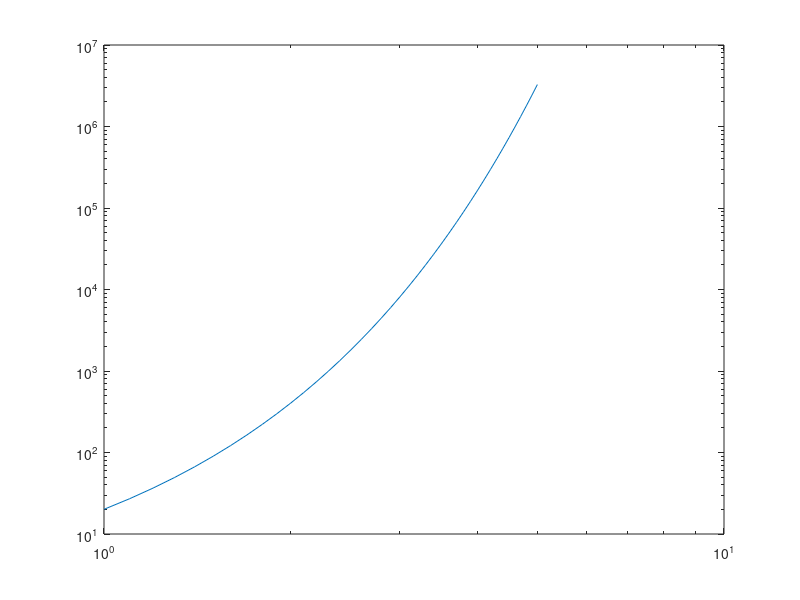

This figure's MATLAB source:
clc
clear
close all

% coordonate logaritmice ( lg(t), lg(f(t)) )
% f(t) = e^(3*t)
% t = [1, 5]

t = 1: 0.1: 5;
f = exp(1) .^ (3*t);

loglog(t, f)

